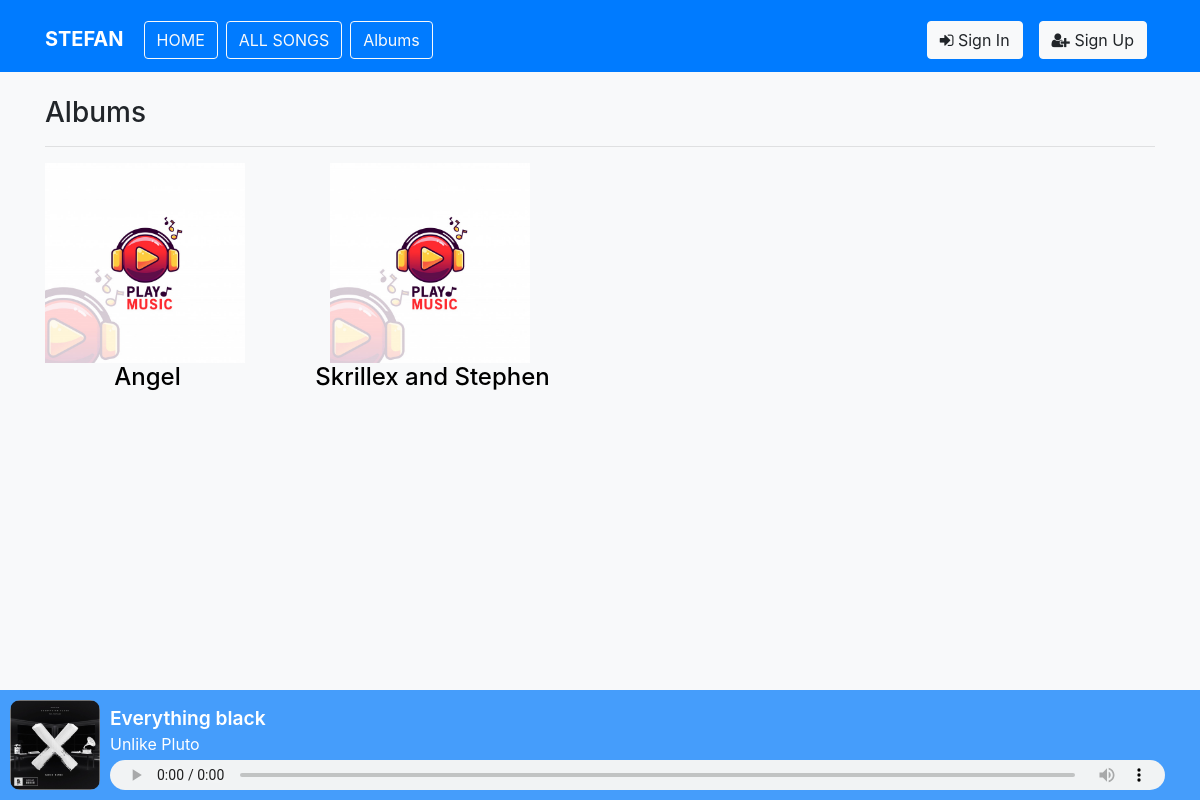
The page /albums/ on the database its author committed.
### player/models.py (models this page shows, shortened)
class Album(models.Model):
    name = models.CharField(max_length=100)

class Song(models.Model):
    LANGUAGE_CHOICE = (
        ('EN', 'EN'),
        ('RU', 'RU'),
        ('RO', 'RO'),
        ('ES', 'ES')
    )
    name = models.CharField(max_length=100)
    album = models.ForeignKey(
        Album, on_delete=models.PROTECT, null=True, blank=True)
    language = models.CharField(
        max_length=25, choices=LANGUAGE_CHOICE, default='EN')
    song_img = models.FileField()
    year = models.IntegerField()
    singer = models.CharField(max_length=100)
    song_file = models.FileField()

### player/views.py (the view)
# urls.py: path('albums/', views.albums, name='albums'),
def albums(request):
    albums = Album.objects.values('name').distinct
    last_played_song()
    context = {
        'last_played_song': last_played_song,
        'albums': albums
    }
    return render(request, 'albums.html', context)

### player/utils.py (called while the page is built)
def last_played_song():
    last_played_list = list(Recent.objects.values('song_id').order_by('-id'))
    if last_played_list:
        last_played_id = last_played_list[0]['song_id']
        last_played_song = Song.objects.get(id=last_played_id)
    else:
        last_played_song = Song.objects.get(id=1)
    return last_played_song

### templates/albums.html
{% extends 'base.html' %}
{% load static %}
{% block content %}
<br>
<div class="container">
  <header class="section-heading">
    <h3 class="section-title">Albums</h3>
  </header>
  <hr>
  <div class="row">
    {% if albums %}
    {% for album in albums %}
    <div class="col-md-3">
      <div class="thumbnail">
        <a href="{% url 'albums_songs' album.name %}">
          <img src="{% static 'images/bg.jpg' %}" class="img-responsive" height="200" width="200">
        </a>
        <center>
          <h4 style="margin-left:-50px"><a href="{% url 'albums_songs' album.name %}" style="color: black;">{{album.name}}</a></h4>
        </center>
      </div>
    </div>
    {% endfor %}
    {% else %}
    <p>There isn't any playlist! First create new album.</p>
    {% endif %}
  </div>
</div>
{% endblock content %}

### templates/base.html (shortened to what this page needs)
<!DOCTYPE html>
{% load static %}
<html lang="en">
<head>
  <link rel="stylesheet" href="https://maxcdn.bootstrapcdn.com/bootstrap/4.0.0/css/bootstrap.min.css">
  <link rel="stylesheet" href="https://stackpath.bootstrapcdn.com/font-awesome/4.7.0/css/font-awesome.min.css">
  <link rel="stylesheet" href="{% static 'css/styles.css' %}">
</head>
<body class="bg-light">
  <nav class="navbar navbar-expand-md navbar-primary bg-primary">
      <div class="container">
          <h1><a href="{% url 'home' %}" class="navbar-brand">
          <strong style="color:white">STEFAN</strong></a></h1>
          <div class="collapse navbar-collapse">
              <a href="{% url 'home' %}" class="btn btn-outline-light mt-2 mx-1">HOME</a>
              <a href="{% url 'all_songs' %}" class="btn btn-outline-light mt-2 mx-1">ALL SONGS</a>
              <a href="{% url 'albums' %}" class="btn btn-outline-light mt-2 mx-1">Albums</a>
          </div>
          <div class="collapse navbar-collapse justify-content-end" id="navbar">
          {% if request.user.is_active %}
          <h5 class="text-white mt-3 mx-2">Hi, {{ request.user.username }}</h5>
          <a href="{% url 'logout' %}" class="btn btn-light mt-2 mx-2"> Sign Out <i class="fa fa-sign-out" aria-hidden="true"></i></a>
          {% else %}
          <a href="{% url 'login' %}" class="btn btn-light mt-2 mx-2"><i class="fa fa-sign-in" aria-hidden="true"></i> Sign In</a>
          <a href="{% url 'signup' %}" class="btn btn-light mt-2 mx-2"><i class="fa fa-user-plus" aria-hidden="true"></i> Sign Up</a>
          {% endif %}
          </div>
      </div>
  </nav>
  {% block content %}
  {% endblock content %}
  <br>
  <br>
  <br>
  <br>
  <br>
  <br>
  <br>
<footer class="footer" style="position: fixed; bottom: 30px; right: 0; left: 0;">
    <div class="player" style="padding-left: 10px;padding-top:10px;background-color: #459dfb; position: absolute; width: 100%;">
      <div class="left"><img src="{{last_played_song.song_img.url}}" height="90" width="90" style="border-radius: 10px 10px 10px 10px;"></div>
      <div class="right">
         <div class="top" style="padding: 0px 0px 0px 5px;">
            <a class="song" style="margin-left: 15px;color: white;">{{last_played_song.name}}</a>
            <a class="artist" style="margin-left: 15px;color:white">{{last_played_song.singer}}</a>
         </div>
         <div class="bottom">
          {% if first_time %}
            <audio controls=""  name="media" style="margin-left: 20px;margin-bottom: 10px;width: 95%;height:30px"><source src="{{last_played_song.song_file.url}}" type="audio/mpeg" ></audio>
              {% else %}
              <audio controls="" autoplay name="media" style="margin-left: 20px;margin-bottom: 10px;width: 95%;height:30px"><source src="{{last_played_song.song_file.url}}" type="audio/mpeg" ></audio>
                {% endif %}
          </div>
      </div>
    </div>
</footer>
</body>
</html>

### MusicPlayer/static/css/styles.css (style rules this page uses)
* { padding: 0; margin: 0; box-sizing: border-box; }
body .player { z-index: 10; background: #F9F9F9; color: #000; min-height: 80px; max-height: 150px; height: 110px; display: -webkit-box; display: flex; -webkit-box-orient: horizontal; -webkit-box-direction: normal; flex-direction: row; }
body .player .left { width: 80px; background-image: none; background-size: cover; }
body .player .right { -webkit-box-flex: 1; flex-grow: 1; display: -webkit-box; display: flex; -webkit-box-orient: vertical; -webkit-box-direction: normal; flex-direction: column; }
body .player .right .top { -webkit-box-flex: 1; flex-grow: 1; display: -webkit-box; display: flex; -webkit-box-orient: vertical; -webkit-box-direction: normal; flex-direction: column; -webkit-box-pack: center; justify-content: center; padding-left: 10px; }
body .player .right .top .song { font-size: 1.2em; font-weight: 600; }
body .player .right .bottom { display: -webkit-box; display: flex; }

### templates/base.html (style rules this page uses)
html { position: relative; min-height: 100%; }
body { margin-bottom: 0px; }
.footer { position: fixed; bottom: 30px; width: 100% !important; margin: 0px 0px 0px 0px; height: 80px; background-color: #f5f5f5; }

### rows shown on the page
Album: name "Angel"
Album: name "Skrillex and Stephen"
Song: song_img (picture), name "Everything black", singer "Unlike Pluto"
